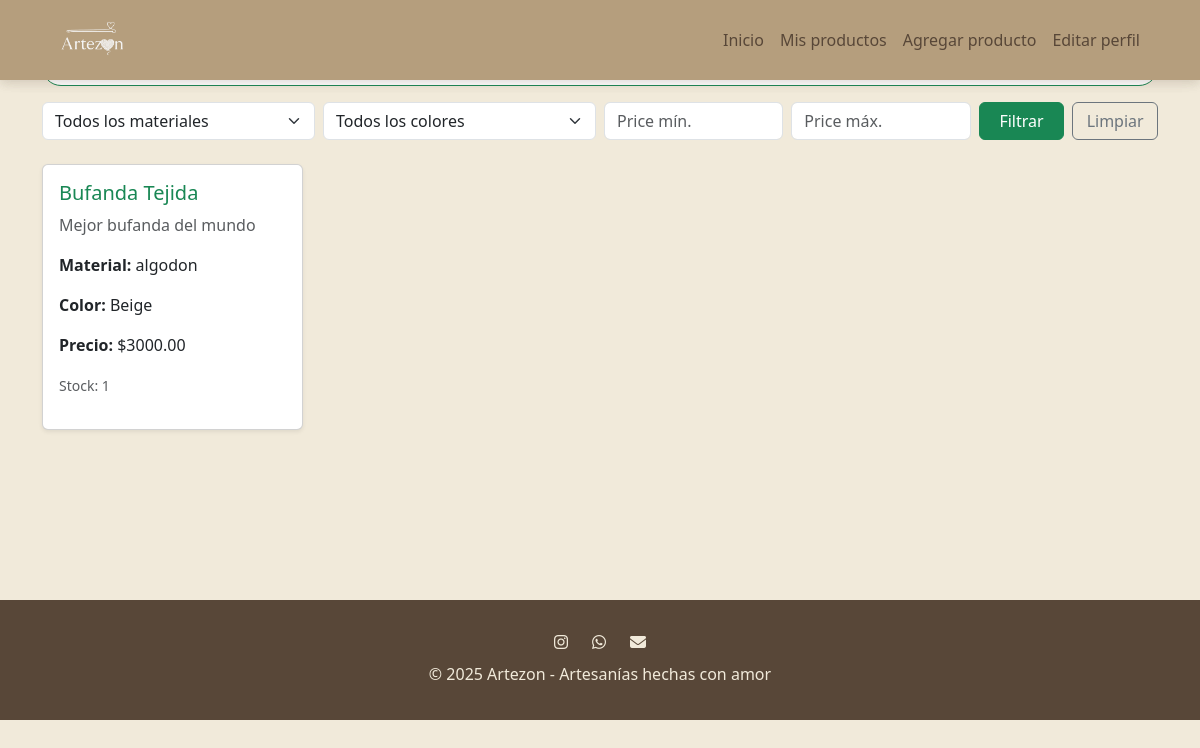
Screenshot of /home/ (signed in) with the database file from the repository.
### productos/models.py (models this page shows, shortened)
class Product(models.Model):
    seller = models.ForeignKey(User, on_delete=models.CASCADE)
    name = models.CharField(max_length=120)
    description = models.TextField(blank=True)
    category = models.CharField(max_length=50, blank=True)
    material = models.CharField(max_length=50, blank=True)
    color = models.CharField(max_length=30, blank=True)
    price = models.DecimalField(max_digits=10, decimal_places=2)
    stock = models.PositiveIntegerField(default=0)
    is_active = models.BooleanField(default=True)
    created_at = models.DateTimeField(auto_now_add=True)
    imagen = models.ImageField(upload_to="imagenProductos/", blank=True, null=True)

### productos/views.py (the view)
# urls.py: 2. Add a URL to urlpatterns:  path('', views.home, name='home')
def home(request):
    query = request.GET.get("q", "")
    material = request.GET.get("material", "")
    color = request.GET.get("color", "")
    price_min = request.GET.get("price_min", "")
    price_max = request.GET.get("price_max", "")
    productos = Product.objects.all()
    if query:
        productos = productos.filter(
            Q(name__icontains=query) |
            Q(description__icontains=query)
        )
    if material:
        productos = productos.filter(material=material)
    if color:
        productos = productos.filter(color=color)
    if price_min:
        productos = productos.filter(price__gte=price_min)
    if price_max:
        productos = productos.filter(price__lte=price_max)
    materiales = Product.objects.values_list("material", flat=True).distinct()
    colores = Product.objects.values_list("color", flat=True).distinct()
    context = {
        "productos": productos,
        "current_filters": {
            "q": query,
            "material": material,
            "color": color,
            "precio_min": price_min,
            "precio_max": price_max,
        },
        "materiales": materiales,
        "colores": colores,
    }
    return render(request, "productos/home.html", context)

### productos/templates/productos/home.html (shortened to what this page needs)
{% extends "base.html" %}
{% block content %}
<div class="container my-4">
  <form method="get" class="mb-4">
    <div class="row mb-3">
      <div class="col-12">
      </div>
    </div>
    <div class="row g-2 align-items-center">
      <div class="col-md-3">
        <select name="material" class="form-select">
          <option value="">Todos los materiales</option>
        </select>
      </div>
      <div class="col-md-3">
        <select name="color" class="form-select">
          <option value="">Todos los colores</option>
        </select>
      </div>
      <div class="col-md-2">
        <input
          type="number"
          name="price_min"
          class="form-control"
          placeholder="Price mín."
          value="{{ current_filters.price_min }}"
          min="0"
          step="10000"
        >
      </div>
      <div class="col-md-2">
        <input
          type="number"
          name="price_max"
          class="form-control"
          placeholder="Price máx."
          value="{{ current_filters.price_max }}"
          min="0"
          step="10000"
        >
      </div>
      <div class="col-md-2 d-flex gap-2">
        <button type="submit" class="btn btn-success w-50">Filtrar</button>
        <a href="{% url 'home' %}" class="btn btn-outline-secondary w-50">Limpiar</a>
      </div>
    </div>
  </form>
  <div class="row g-4">
    {% for producto in productos %}
      <div class="col-md-4 col-lg-3">
        <div class="card h-100 shadow-sm">
          <div class="card-body">
            <h5 class="card-title text-success">{{ producto.name }}</h5>
            <p class="card-text text-muted">{{ producto.description|truncatechars:100 }}</p>
            <p><strong>Material:</strong> {{ producto.material }}</p>
            <p><strong>Color:</strong> {{ producto.color }}</p>
            <p><strong>Precio:</strong> ${{ producto.price }}</p>
            <p><small class="text-muted">Stock: {{ producto.stock }}</small></p>
          </div>
        </div>
      </div>
    {% empty %}
      <div class="col-12">
        <p class="text-center text-muted">No se encontraron productos.</p>
      </div>
    {% endfor %}
  </div>
</div>
{% endblock %}

### static/css/styles.css (style rules this page uses)
:root { --vanilla: #F1EADA; --tobacco: #B59E7D; --mountain: #AAA396; --sand: #CEC1A8; --mahogany: #584738; }

### rows the page displays
Product: name "Bufanda Tejida", description "Mejor bufanda del mundo", material "algodon", color "Beige", price "3000.00", stock "1"
